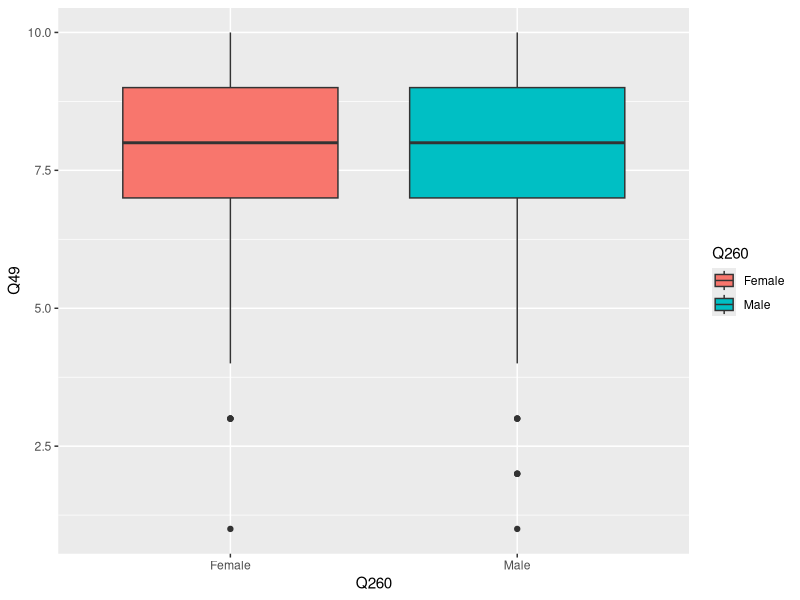
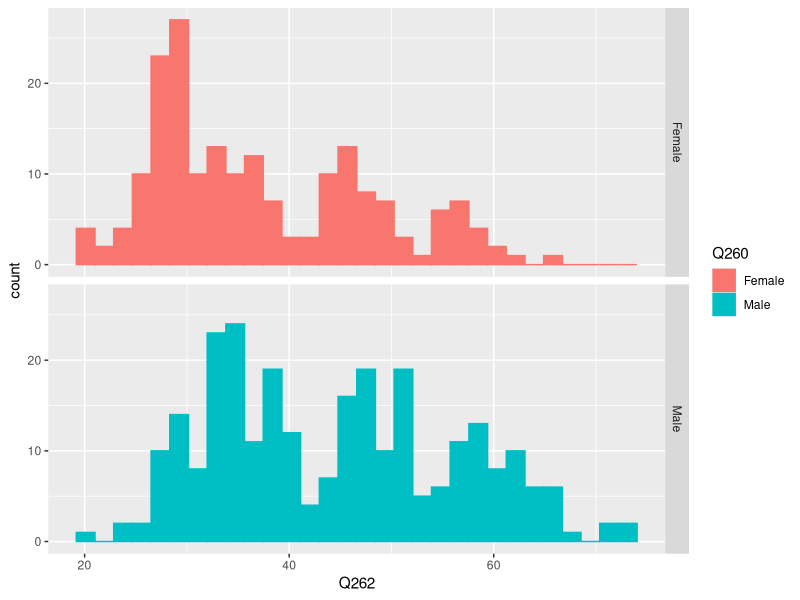
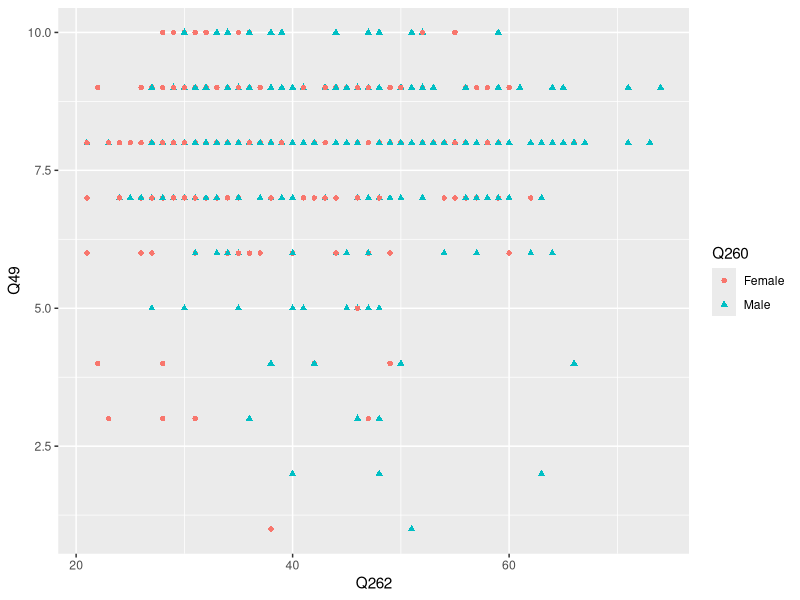
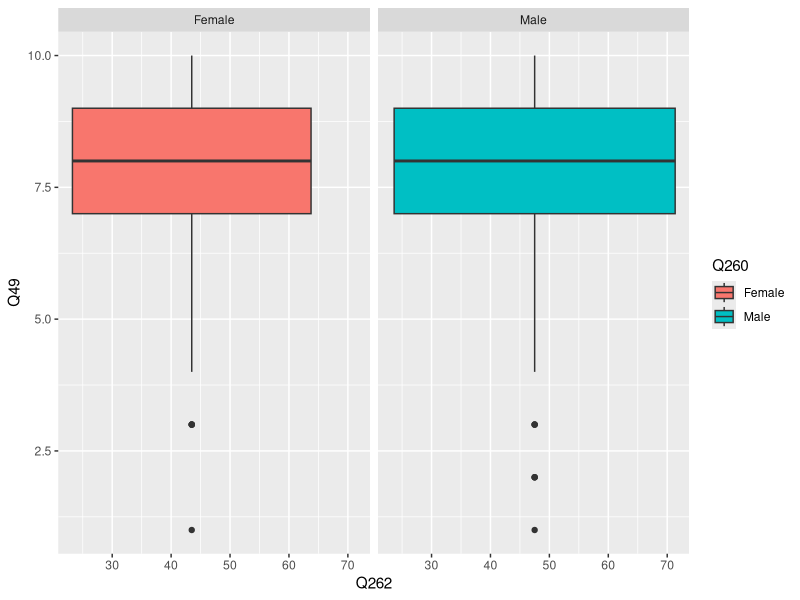
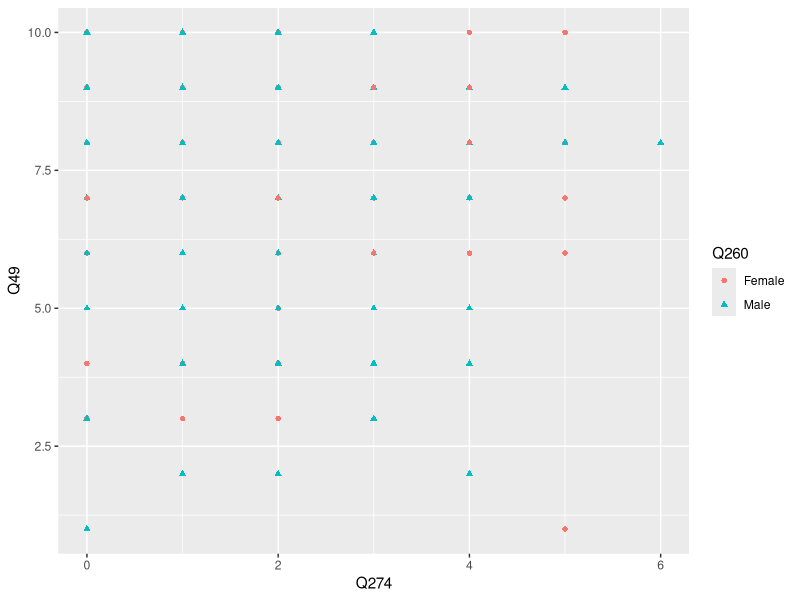
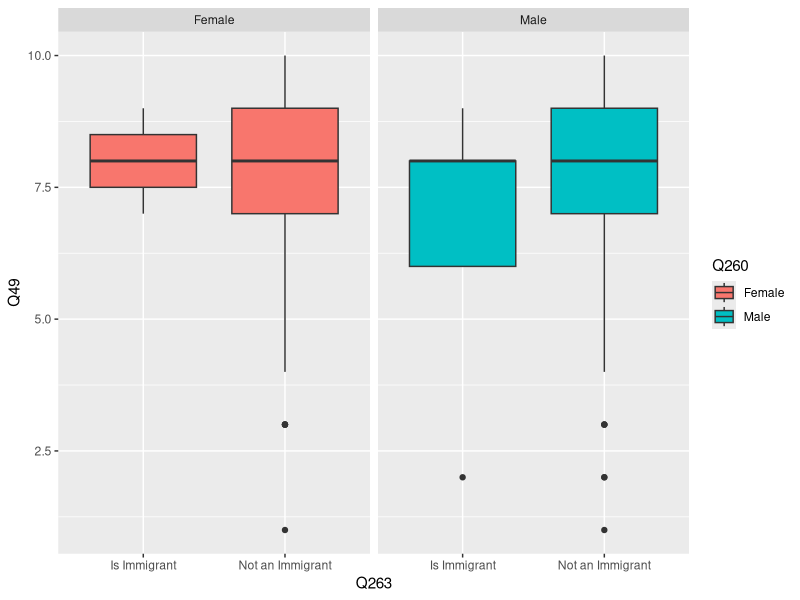
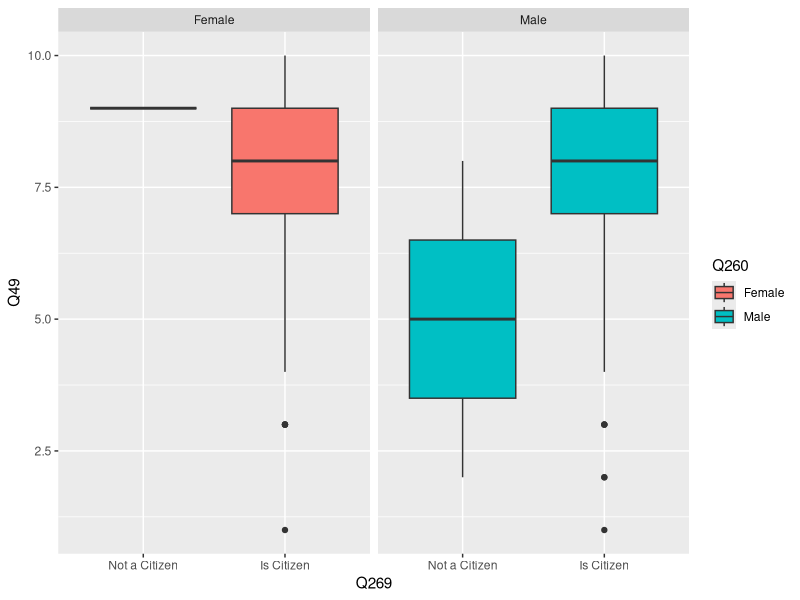
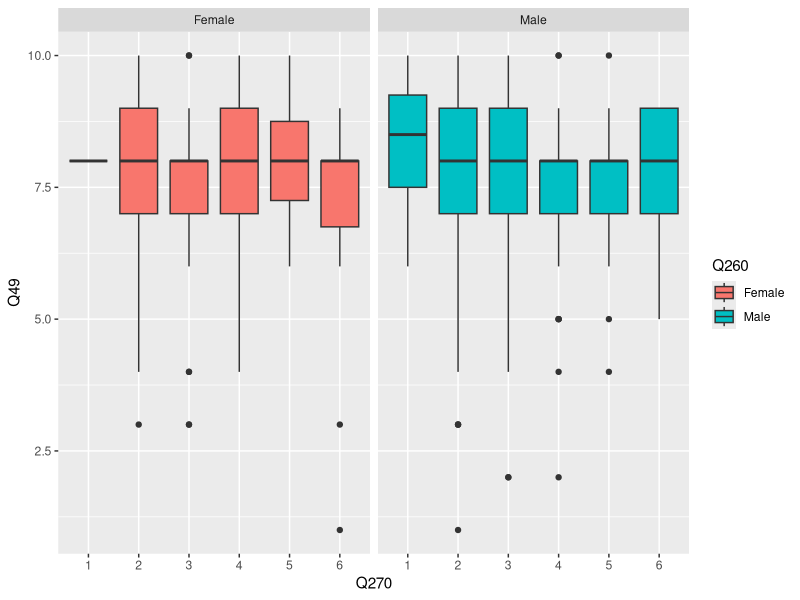

These figures' R source, in order: (Note: this script raises an error after producing the figures.)
## ---- chunk 1
knitr::opts_chunk$set(echo = TRUE)
options(warn=-1)
## ---- chunk 2
library(MASS)
library(dplyr)
library(nnet)
USA = read.csv("USA.csv")
White = subset(USA, Q290 == 840001)
## ---- chunk 3
library(ggplot2)
ggplot(White, aes(x=Q260, y=Q49, fill=Q260)) + geom_boxplot()
## ---- chunk 4
#female <- subset(White, Q260=="Female")
#male <- subset(White, Q260=="Male")
#ggplot(female, aes(x=Q261)) + geom_histogram(color="")
ggplot(White, aes(x=Q262, fill=Q260, color=Q260)) +
  geom_histogram(position="identity") +
  facet_grid(Q260 ~ .)
ggplot(White, aes(x=Q262, y=Q49, color=Q260, shape=Q260)) + geom_point()
ggplot(White, aes(x=Q262, y=Q49, fill=Q260)) + geom_boxplot() + facet_wrap(Q260 ~ .)
ggplot(White, aes(x=Q274, y=Q49, color=Q260, shape=Q260)) + geom_point()
## ---- chunk 5
White$Q263 <- as.factor(White$Q263)
levels(White$Q263) <- c("Is Immigrant", "Not an Immigrant")
White$Q269 <- as.factor(White$Q269)
levels(White$Q269) <- c("Not a Citizen", "Is Citizen")
ggplot(White, aes(x=Q263, y=Q49, fill=Q260)) + geom_boxplot() + facet_wrap(Q260 ~ .)
ggplot(White, aes(x=Q269, y=Q49, fill=Q260)) + geom_boxplot() + facet_wrap(Q260 ~ .)
White$Q270 <- as.factor(White$Q270)
ggplot(White, aes(x=Q270, y=Q49, fill=Q260)) + geom_boxplot() + facet_wrap(Q260 ~ .)
ggplot(White, aes(x=Q271, y=Q49, fill=Q260)) + geom_boxplot() + scale_x_discrete(guide = guide_axis(angle = 30)) + facet_wrap(Q260 ~ .)
White$Q274 <- as.factor(White$Q274)
ggplot(White, aes(x=Q274, y=Q49, fill=Q260)) + geom_boxplot() + scale_x_discrete(guide = guide_axis(angle = 0)) + facet_wrap(Q260 ~ .)
White$Q288 <- as.factor(White$Q288)
ggplot(White, aes(x=Q288, y=Q49, fill=Q260)) + geom_boxplot() + scale_x_discrete(guide = guide_axis(angle = 0)) + facet_wrap(Q260 ~ .)
## ---- chunk 6
White$Q272 <- as.factor(White$Q272)
levels(White$Q272) <- c("English", "Spanish; Castilian", "Other")
ggplot(White, aes(x=Q272, y=Q49, fill=Q260)) + geom_boxplot() + scale_x_discrete(guide = guide_axis(angle = 30)) + facet_wrap(Q260 ~ .)
ggplot(White, aes(x=Q273, y=Q49, fill=Q260)) + geom_boxplot() + scale_x_discrete(guide = guide_axis(angle = 0)) + facet_wrap(Q260 ~ .)
White$Q275 <- as.factor(White$Q275)
levels(White$Q275) <- c("ISCED 2", "ISCED 3", "ISCED 4", "ISCED 5", "ISCED 6", "ISCED 7", "ISCED 8")
ggplot(White, aes(x=Q275, y=Q49, fill=Q260)) + geom_boxplot() + scale_x_discrete(guide = guide_axis(angle = 30)) + facet_wrap(Q260 ~ .)
White$Q279 <- as.factor(White$Q279)
levels(White$Q279) <- c("Full time", "Part time", "Self employed")
ggplot(White, aes(x=Q279, y=Q49, fill=Q260)) + geom_boxplot() + scale_x_discrete(guide = guide_axis(angle = 0)) + facet_wrap(Q260 ~ .)
White$Q281 <- as.factor(White$Q281)
levels(White$Q281) <- c("Clerical", "farm owner/manager", "Higher administrative", "JP,KG,TJ: Other", "Professional and technical", "Sales", "Semi-skilled worker", "Service", "Skilled worker", "Unskilled worker")
ggplot(White, aes(x=Q281, y=Q49, fill=Q260)) + geom_boxplot() + scale_x_discrete(guide = guide_axis(angle = 30)) + facet_wrap(Q260 ~ .)
ggplot(White, aes(x=Q284, y=Q49, fill=Q260)) + geom_boxplot() + scale_x_discrete(guide = guide_axis(angle = 30)) + facet_wrap(Q260 ~ .)
ggplot(White, aes(x=Q285, y=Q49, fill=Q260)) + geom_boxplot() + scale_x_discrete(guide = guide_axis(angle = 0)) + facet_wrap(Q260 ~ .)
ggplot(White, aes(x=Q286, y=Q49, fill=Q260)) + geom_boxplot() + scale_x_discrete(guide = guide_axis(angle = 30)) + facet_wrap(Q260 ~ .)
ggplot(White, aes(x=Q287P, y=Q49, fill=Q260)) + geom_boxplot() + scale_x_discrete(guide = guide_axis(angle = 30)) + facet_wrap(Q260 ~ .)
White$Q289 <- as.factor(White$Q289)
levels(White$Q289) <- c("Buddhist", "Do not belong to a denomination", "Jew", "Orthodox", "Other", "Other Christian", "Protestant", "Roman Catholic")
ggplot(White, aes(x=Q289, y=Q49, fill=Q260)) + geom_boxplot() + scale_x_discrete(guide = guide_axis(angle = 30)) + facet_wrap(Q260 ~ .)
## ---- chunk 7
ggplot(White, aes(x=Q264, y=Q49, fill=Q260)) + geom_boxplot() + facet_wrap(Q260 ~ .)
ggplot(White, aes(x=Q265, y=Q49, fill=Q260)) + geom_boxplot() + facet_wrap(Q260 ~ .)
White$Q266 <- as.factor(White$Q266)
levels(White$Q266) <- c("Canada", "Germany", "Guinea", "Italy", "Spain", "United Kingdom", "United States")
ggplot(White, aes(x=Q266, y=Q49, fill=Q260)) + geom_boxplot() + scale_x_discrete(guide = guide_axis(angle = 30)) + facet_wrap(Q260 ~ .)
White$Q267 <- as.factor(White$Q267)
levels(White$Q267) <- c("Virgin Islands (British)", "Canada", "El Salvador", "Germany", "Iran", "Israel", "Italy", "Mexico", "Russia", "Switzerland", "Turkey", "United Kingdom", "United States")
ggplot(White, aes(x=Q267, y=Q49, fill=Q260)) + geom_boxplot() + scale_x_discrete(guide = guide_axis(angle = 30)) + facet_wrap(Q260 ~ .)
White$Q268 <- as.factor(White$Q268)
levels(White$Q268) <- c("Canada", "Colombia", "Czech Rep.", " France", "Iran", "Ireland", "Italy", "Poland", "Switzerland", "United Kingdom", "United States")
ggplot(White, aes(x=Q268, y=Q49, fill=Q260)) + geom_boxplot() + scale_x_discrete(guide = guide_axis(angle = 30)) + facet_wrap(Q260 ~ .)
White$Q282 <- as.factor(White$Q282)
levels(White$Q282) <- c("Clerical", "farm worker", "Higher administrative", "Never had a job", "Professional and technical", "Sales", "Semi-skilled worker", "Service", "Skilled worker", "Unskilled worker")
ggplot(White, aes(x=Q282, y=Q49, fill=Q260)) + geom_boxplot() + scale_x_discrete(guide = guide_axis(angle = 30)) + facet_wrap
White$Q283 <- as.factor(White$Q283)
levels(White$Q283) <- c("Clerical", "farm owner/manager", "farm worker", "Higher administrative", "Never had a job", "Professional and technical", "Sales", "Semi-skilled worker", "Service", "Skilled worker", "Unskilled worker")
ggplot(White, aes(x=Q283, y=Q49, fill=Q260)) + geom_boxplot() + scale_x_discrete(guide = guide_axis(angle = 30)) + facet_wrap(Q260 ~ .)
White$Q276 <- as.factor(White$Q276)
levels(White$Q276) <- c("ISCED 6", "ISCED 8", "ISCED 2", "ISCED 7", "ISCED 4", "ISCED 5", "ISCED 3")
White$Q276 <- as.character(White$Q276)
ggplot(White, aes(x=Q276, y=Q49, fill=Q260)) + geom_boxplot() + scale_x_discrete(guide = guide_axis(angle = 30)) + facet_wrap(Q260 ~ .)
White$Q277 <- as.factor(White$Q277)
levels(White$Q277) <- c("ISCED 6", "ISCED 8", "ISCED 2", "ISCED 7", "ISCED 4", "ISCED 5", "ISCED 3")
White$Q277 <- as.character(White$Q277)
ggplot(White, aes(x=Q277, y=Q49, fill=Q260)) + geom_boxplot() + scale_x_discrete(guide = guide_axis(angle = 30)) + facet_wrap(Q260 ~ .)
White$Q278 <- as.factor(White$Q278)
levels(White$Q278) <- c("ISCED 6", "ISCED 8", "ISCED 0", "ISCED 2", "ISCED 7", "ISCED 4", "ISCED 5", "ISCED 3")
White$Q278 <- as.character(White$Q278)
ggplot(White, aes(x=Q278, y=Q49, fill=Q260)) + geom_boxplot() + scale_x_discrete(guide = guide_axis(angle = 30)) + facet_wrap(Q260 ~ .)
White$Q280 <- as.factor(White$Q280)
levels(White$Q280) <- c("Full time", "Part time", "Self employed")
ggplot(White, aes(x=Q280, y=Q49, fill=Q260)) + geom_boxplot() + scale_x_discrete(guide = guide_axis(angle = 0)) + facet_wrap(Q260 ~ .)
## ---- chunk 8
female$Q278 <- as.factor(female$Q278)
summary(female$Q278)
male$Q278 <- as.factor(male$Q278)
summary(male$Q278)
## ---- chunk 9
female <- subset(White, Q260=="Female")
male <- subset(White, Q260=="Male")
summary(male$Q276)
summary(female$Q276)
